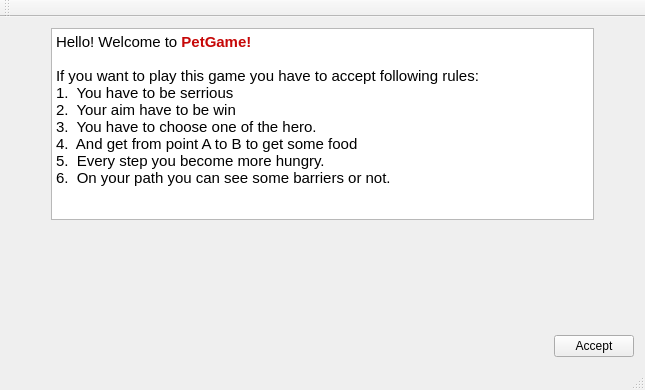
<?xml version="1.0" encoding="UTF-8"?>
<ui version="4.0">
 <class>MainWindow</class>
 <widget class="QMainWindow" name="MainWindow">
  <property name="geometry">
   <rect>
    <x>0</x>
    <y>0</y>
    <width>645</width>
    <height>390</height>
   </rect>
  </property>
  <property name="windowTitle">
   <string>PetGame</string>
  </property>
  <widget class="QWidget" name="centralWidget">
   <layout class="QGridLayout" name="gridLayout">
    <item row="0" column="0">
     <layout class="QVBoxLayout" name="verticalLayout">
      <item>
       <layout class="QHBoxLayout" name="horizontalLayout">
        <item>
         <spacer name="horizontalSpacer">
          <property name="orientation">
           <enum>Qt::Horizontal</enum>
          </property>
          <property name="sizeType">
           <enum>QSizePolicy::Fixed</enum>
          </property>
          <property name="sizeHint" stdset="0">
           <size>
            <width>40</width>
            <height>20</height>
           </size>
          </property>
         </spacer>
        </item>
        <item>
         <widget class="QTextBrowser" name="textBrowser">
          <property name="sizePolicy">
           <sizepolicy hsizetype="Minimum" vsizetype="Fixed">
            <horstretch>100</horstretch>
            <verstretch>200</verstretch>
           </sizepolicy>
          </property>
          <property name="html">
           <string>&lt;!DOCTYPE HTML PUBLIC &quot;-//W3C//DTD HTML 4.0//EN&quot; &quot;http://www.w3.org/TR/REC-html40/strict.dtd&quot;&gt;
&lt;html&gt;&lt;head&gt;&lt;meta name=&quot;qrichtext&quot; content=&quot;1&quot; /&gt;&lt;style type=&quot;text/css&quot;&gt;
p, li { white-space: pre-wrap; }
&lt;/style&gt;&lt;/head&gt;&lt;body style=&quot; font-family:'Ubuntu'; font-size:11pt; font-weight:400; font-style:normal;&quot;&gt;
&lt;p style=&quot; margin-top:0px; margin-bottom:0px; margin-left:0px; margin-right:0px; -qt-block-indent:0; text-indent:0px;&quot;&gt;Hello! Welcome to &lt;span style=&quot; font-weight:600; color:#c60808;&quot;&gt;PetGame!&lt;/span&gt; &lt;br /&gt;&lt;br /&gt;If you want to play this game you have to accept following rules:&lt;br /&gt;1.  You have to be serrious&lt;br /&gt;2.  Your aim have to be win&lt;br /&gt;3.  You have to choose one of the hero.&lt;br /&gt;4.  And get from point A to B to get some food&lt;br /&gt;5.  Every step you become more hungry.&lt;br /&gt;6.  On your path you can see some barriers or not.	&lt;/p&gt;&lt;/body&gt;&lt;/html&gt;</string>
          </property>
         </widget>
        </item>
        <item>
         <spacer name="horizontalSpacer_2">
          <property name="orientation">
           <enum>Qt::Horizontal</enum>
          </property>
          <property name="sizeType">
           <enum>QSizePolicy::Fixed</enum>
          </property>
          <property name="sizeHint" stdset="0">
           <size>
            <width>40</width>
            <height>20</height>
           </size>
          </property>
         </spacer>
        </item>
       </layout>
      </item>
      <item>
       <spacer name="verticalSpacer">
        <property name="orientation">
         <enum>Qt::Vertical</enum>
        </property>
        <property name="sizeHint" stdset="0">
         <size>
          <width>20</width>
          <height>40</height>
         </size>
        </property>
       </spacer>
      </item>
      <item>
       <layout class="QHBoxLayout" name="horizontalLayout_2">
        <item>
         <spacer name="horizontalSpacer_3">
          <property name="orientation">
           <enum>Qt::Horizontal</enum>
          </property>
          <property name="sizeHint" stdset="0">
           <size>
            <width>1000</width>
            <height>20</height>
           </size>
          </property>
         </spacer>
        </item>
        <item>
         <widget class="QPushButton" name="pushButtonAccept">
          <property name="sizePolicy">
           <sizepolicy hsizetype="Preferred" vsizetype="Maximum">
            <horstretch>100</horstretch>
            <verstretch>30</verstretch>
           </sizepolicy>
          </property>
          <property name="text">
           <string>Accept</string>
          </property>
         </widget>
        </item>
       </layout>
      </item>
     </layout>
    </item>
   </layout>
  </widget>
  <widget class="QMenuBar" name="menuBar">
   <property name="geometry">
    <rect>
     <x>0</x>
     <y>0</y>
     <width>645</width>
     <height>25</height>
    </rect>
   </property>
  </widget>
  <widget class="QToolBar" name="mainToolBar">
   <attribute name="toolBarArea">
    <enum>TopToolBarArea</enum>
   </attribute>
   <attribute name="toolBarBreak">
    <bool>false</bool>
   </attribute>
  </widget>
  <widget class="QStatusBar" name="statusBar"/>
 </widget>
 <layoutdefault spacing="6" margin="11"/>
 <resources/>
 <connections/>
</ui>
